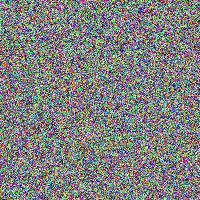
#> input picture Experiment/Photo_self.jpeg, 200 x 200 px; its folder holds only this picture in this run
$ python -i aes.py   (imports and definitions only)   (older library calls are emulated)
#> lines starting #> are read from the running program, lines starting #| are printed output that depends on the picture
from __future__ import division, print_function, unicode_literals

import sys
import random
import argparse
import logging
from tkinter import *
import os
import PIL
from PIL import Image
import math
from Crypto.Cipher import AES
import hashlib
import binascii
import numpy as np

# [1 line not run here, left out]


def load_image(name):
    return Image.open(name)


# ----------------- Functions for 2-share encryption ---------------------#
def prepare_message_image(image, size):
    if size != image.size:
        image = image.resize(size, Image.ANTIALIAS)
    return image


def generate_secret(size, secret_image=None):
    width, height = size
    new_secret_image = Image.new(mode="RGB", size=(width * 2, height * 2))

    for x in range(0, 2 * width, 2):
        for y in range(0, 2 * height, 2):
            color1 = np.random.randint(255)
            color2 = np.random.randint(255)
            color3 = np.random.randint(255)
            new_secret_image.putpixel((x, y), (color1, color2, color3))
            new_secret_image.putpixel((x + 1, y), (255 - color1, 255 - color2, 255 - color3))
            new_secret_image.putpixel((x, y + 1), (255 - color1, 255 - color2, 255 - color3))
            new_secret_image.putpixel((x + 1, y + 1), (color1, color2, color3))

    return new_secret_image


def generate_ciphered_image(secret_image, prepared_image):
    width, height = prepared_image.size
    ciphered_image = Image.new(mode="RGB", size=(width * 2, height * 2))
    for x in range(0, width * 2, 2):
        for y in range(0, height * 2, 2):
            sec = secret_image.getpixel((x, y))
            msssg = prepared_image.getpixel((int(x / 2), int(y / 2)))
            color1 = (msssg[0] + sec[0]) % 256
            color2 = (msssg[1] + sec[1]) % 256
            color3 = (msssg[2] + sec[2]) % 256
            ciphered_image.putpixel((x, y), (color1, color2, color3))
            ciphered_image.putpixel((x + 1, y), (255 - color1, 255 - color2, 255 - color3))
            ciphered_image.putpixel((x, y + 1), (255 - color1, 255 - color2, 255 - color3))
            ciphered_image.putpixel((x + 1, y + 1), (color1, color2, color3))

    return ciphered_image


# [13 lines left out: function generate_image_back, not called in this run]


# ------------------------ 2-share encryption -------------------#
def level_one_encrypt(Imagename):
#> called with Imagename = 'Photo_self.jpeg'
    message_image = load_image(Imagename)
#> in load_image, returned value is the input picture: PIL image 200x200 RGB; mean R, G, B 127.3, 128.1, 127.2
    size = message_image.size
#> size = (200, 200)
    width, height = size
#> width = 200; height = 200

    secret_image = generate_secret(size)
#> in generate_secret, `new_secret_image = Image.new(mode="RGB", size=(width * 2, height * 2))`: new_secret_image: PIL image 400x400 RGB; every value is 0
#> after the loop in generate_secret, `for x in range(0, 2 * width, 2):`:
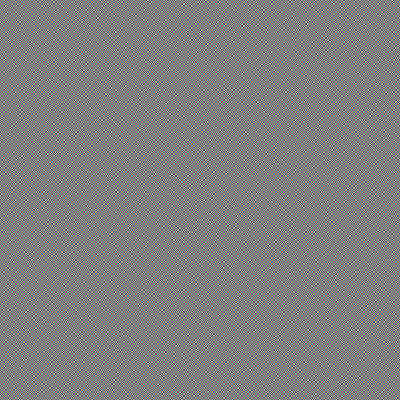
#> new_secret_image: PIL image 400x400 RGB; mean R, G, B 127.5, 127.5, 127.5
    secret_image.save("secret.jpeg")

    prepared_image = prepare_message_image(message_image, size)
    ciphered_image = generate_ciphered_image(secret_image, prepared_image)
#> after the loop in generate_ciphered_image, `for x in range(0, width * 2, 2):`:
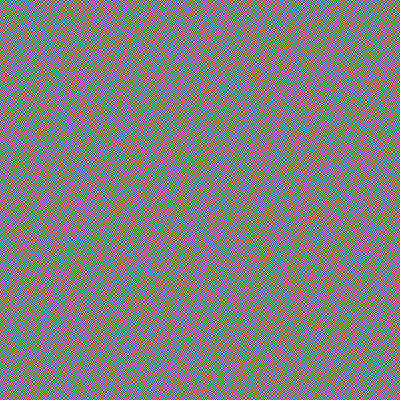
#> ciphered_image: PIL image 400x400 RGB; mean R, G, B 127.5, 127.5, 127.5
    ciphered_image.save("2-share_encrypt.jpeg")


# -------------------- construct encrypted image  ----------------#
# [124 lines left out: functions construct_enc_image, encrypt, decrypt, not called in this run]


# ---------------------
# GUI stuff starts here
# ---------------------

def pass_alert():
    tkMessageBox.showinfo("Password Alert", "Please enter a password.")


def enc_success(imagename):
    tkMessageBox.showinfo("Success", "Encrypted Image: " + imagename)


# image encrypt button event
# [25 lines left out: functions image_open, cipher_open, not called in this run]


class App:
    # [31 lines left out: function __init__, not called in this run]


# ------------------ MAIN -------------#
# [2 lines not run here, left out]
# [1 line that did not run here, left out]
# [1 line not run here, left out]

>>> result = level_one_encrypt('Photo_self.jpeg')
